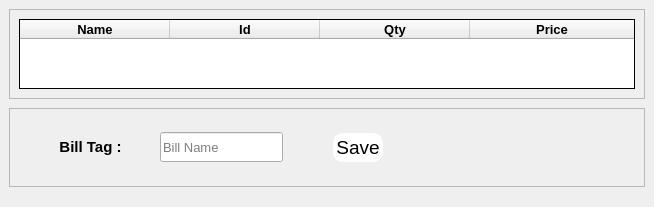
            <widget class="QWidget" name="bill_view" native="true">
             <property name="sizePolicy">
              <sizepolicy hsizetype="Maximum" vsizetype="Maximum">
               <horstretch>0</horstretch>
               <verstretch>0</verstretch>
              </sizepolicy>
             </property>
             <property name="maximumSize">
              <size>
               <width>700</width>
               <height>575</height>
              </size>
             </property>
             <property name="styleSheet">
              <string notr="true"/>
             </property>
             <layout class="QVBoxLayout" name="verticalLayout_36">
              <property name="spacing">
               <number>9</number>
              </property>
              <property name="leftMargin">
               <number>9</number>
              </property>
              <property name="topMargin">
               <number>9</number>
              </property>
              <property name="rightMargin">
               <number>9</number>
              </property>
              <property name="bottomMargin">
               <number>20</number>
              </property>
              <item>
               <widget class="QFrame" name="table_frame">
                <property name="frameShape">
                 <enum>QFrame::StyledPanel</enum>
                </property>
                <property name="frameShadow">
                 <enum>QFrame::Raised</enum>
                </property>
                <layout class="QVBoxLayout" name="verticalLayout_40">
                 <property name="spacing">
                  <number>9</number>
                 </property>
                 <property name="leftMargin">
                  <number>9</number>
                 </property>
                 <property name="topMargin">
                  <number>9</number>
                 </property>
                 <property name="rightMargin">
                  <number>9</number>
                 </property>
                 <property name="bottomMargin">
                  <number>9</number>
                 </property>
                 <item>
                  <widget class="QTableWidget" name="bill_table">
                   <property name="enabled">
                    <bool>true</bool>
                   </property>
                   <property name="sizePolicy">
                    <sizepolicy hsizetype="Expanding" vsizetype="Expanding">
                     <horstretch>0</horstretch>
                     <verstretch>0</verstretch>
                    </sizepolicy>
                   </property>
                   <property name="baseSize">
                    <size>
                     <width>0</width>
                     <height>0</height>
                    </size>
                   </property>
                   <property name="cursor" stdset="0">
                    <cursorShape>CrossCursor</cursorShape>
                   </property>
                   <property name="frameShape">
                    <enum>QFrame::Panel</enum>
                   </property>
                   <property name="frameShadow">
                    <enum>QFrame::Plain</enum>
                   </property>
                   <property name="lineWidth">
                    <number>1</number>
                   </property>
                   <property name="horizontalScrollBarPolicy">
                    <enum>Qt::ScrollBarAsNeeded</enum>
                   </property>
                   <property name="sizeAdjustPolicy">
                    <enum>QAbstractScrollArea::AdjustToContentsOnFirstShow</enum>
                   </property>
                   <property name="autoScrollMargin">
                    <number>16</number>
                   </property>
                   <property name="editTriggers">
                    <set>QAbstractItemView::DoubleClicked|QAbstractItemView::EditKeyPressed</set>
                   </property>
                   <property name="dragEnabled">
                    <bool>false</bool>
                   </property>
                   <property name="dragDropOverwriteMode">
                    <bool>true</bool>
                   </property>
                   <property name="dragDropMode">
                    <enum>QAbstractItemView::NoDragDrop</enum>
                   </property>
                   <property name="alternatingRowColors">
                    <bool>true</bool>
                   </property>
                   <property name="selectionMode">
                    <enum>QAbstractItemView::ExtendedSelection</enum>
                   </property>
                   <property name="selectionBehavior">
                    <enum>QAbstractItemView::SelectRows</enum>
                   </property>
                   <property name="verticalScrollMode">
                    <enum>QAbstractItemView::ScrollPerPixel</enum>
                   </property>
                   <property name="horizontalScrollMode">
                    <enum>QAbstractItemView::ScrollPerPixel</enum>
                   </property>
                   <property name="showGrid">
                    <bool>true</bool>
                   </property>
                   <property name="gridStyle">
                    <enum>Qt::SolidLine</enum>
                   </property>
                   <property name="sortingEnabled">
                    <bool>false</bool>
                   </property>
                   <property name="wordWrap">
                    <bool>true</bool>
                   </property>
                   <property name="cornerButtonEnabled">
                    <bool>true</bool>
                   </property>
                   <attribute name="horizontalHeaderVisible">
                    <bool>true</bool>
                   </attribute>
                   <attribute name="horizontalHeaderCascadingSectionResizes">
                    <bool>true</bool>
                   </attribute>
                   <attribute name="horizontalHeaderDefaultSectionSize">
                    <number>150</number>
                   </attribute>
                   <attribute name="horizontalHeaderStretchLastSection">
                    <bool>true</bool>
                   </attribute>
                   <attribute name="verticalHeaderCascadingSectionResizes">
                    <bool>false</bool>
                   </attribute>
                   <attribute name="verticalHeaderHighlightSections">
                    <bool>true</bool>
                   </attribute>
                   <attribute name="verticalHeaderShowSortIndicator" stdset="0">
                    <bool>false</bool>
                   </attribute>
                   <column>
                    <property name="text">
                     <string>Name</string>
                    </property>
                    <property name="font">
                     <font>
                      <pointsize>10</pointsize>
                      <weight>75</weight>
                      <bold>true</bold>
                     </font>
                    </property>
                    <property name="textAlignment">
                     <set>AlignCenter</set>
                    </property>
                   </column>
                   <column>
                    <property name="text">
                     <string>Id</string>
                    </property>
                    <property name="font">
                     <font>
                      <pointsize>10</pointsize>
                      <weight>75</weight>
                      <bold>true</bold>
                     </font>
                    </property>
                    <property name="textAlignment">
                     <set>AlignCenter</set>
                    </property>
                   </column>
                   <column>
                    <property name="text">
                     <string>Qty</string>
                    </property>
                    <property name="font">
                     <font>
                      <pointsize>10</pointsize>
                      <weight>75</weight>
                      <bold>true</bold>
                     </font>
                    </property>
                    <property name="textAlignment">
                     <set>AlignCenter</set>
                    </property>
                   </column>
                   <column>
                    <property name="text">
                     <string>Price</string>
                    </property>
                    <property name="font">
                     <font>
                      <pointsize>10</pointsize>
                      <weight>75</weight>
                      <bold>true</bold>
                     </font>
                    </property>
                    <property name="textAlignment">
                     <set>AlignCenter</set>
                    </property>
                   </column>
                  </widget>
                 </item>
                </layout>
               </widget>
              </item>
              <item>
               <widget class="QFrame" name="bill_tag_frame">
                <property name="sizePolicy">
                 <sizepolicy hsizetype="Preferred" vsizetype="Maximum">
                  <horstretch>0</horstretch>
                  <verstretch>0</verstretch>
                 </sizepolicy>
                </property>
                <property name="frameShape">
                 <enum>QFrame::StyledPanel</enum>
                </property>
                <property name="frameShadow">
                 <enum>QFrame::Raised</enum>
                </property>
                <layout class="QHBoxLayout" name="horizontalLayout_43">
                 <property name="spacing">
                  <number>6</number>
                 </property>
                 <property name="bottomMargin">
                  <number>9</number>
                 </property>
                 <item>
                  <widget class="QWidget" name="widget_3" native="true">
                   <property name="sizePolicy">
                    <sizepolicy hsizetype="Preferred" vsizetype="Preferred">
                     <horstretch>0</horstretch>
                     <verstretch>0</verstretch>
                    </sizepolicy>
                   </property>
                   <property name="font">
                    <font>
                     <pointsize>10</pointsize>
                     <weight>50</weight>
                     <bold>false</bold>
                    </font>
                   </property>
                   <layout class="QHBoxLayout" name="horizontalLayout_44">
                    <property name="spacing">
                     <number>3</number>
                    </property>
                    <property name="leftMargin">
                     <number>5</number>
                    </property>
                    <property name="topMargin">
                     <number>5</number>
                    </property>
                    <property name="rightMargin">
                     <number>6</number>
                    </property>
                    <property name="bottomMargin">
                     <number>5</number>
                    </property>
                    <item>
                     <widget class="QLabel" name="label">
                      <property name="sizePolicy">
                       <sizepolicy hsizetype="Fixed" vsizetype="Fixed">
                        <horstretch>0</horstretch>
                        <verstretch>0</verstretch>
                       </sizepolicy>
                      </property>
                      <property name="font">
                       <font>
                        <pointsize>11</pointsize>
                        <weight>75</weight>
                        <bold>true</bold>
                       </font>
                      </property>
                      <property name="text">
                       <string>Bill Tag :</string>
                      </property>
                      <property name="scaledContents">
                       <bool>false</bool>
                      </property>
                      <property name="alignment">
                       <set>Qt::AlignCenter</set>
                      </property>
                     </widget>
                    </item>
                    <item>
                     <widget class="QLineEdit" name="bill_tag_field">
                      <property name="sizePolicy">
                       <sizepolicy hsizetype="Expanding" vsizetype="Expanding">
                        <horstretch>0</horstretch>
                        <verstretch>0</verstretch>
                       </sizepolicy>
                      </property>
                      <property name="maximumSize">
                       <size>
                        <width>123</width>
                        <height>30</height>
                       </size>
                      </property>
                      <property name="font">
                       <font>
                        <pointsize>10</pointsize>
                        <weight>50</weight>
                        <bold>false</bold>
                       </font>
                      </property>
                      <property name="contextMenuPolicy">
                       <enum>Qt::DefaultContextMenu</enum>
                      </property>
                      <property name="styleSheet">
                       <string notr="true"/>
                      </property>
                      <property name="alignment">
                       <set>Qt::AlignLeading|Qt::AlignLeft|Qt::AlignVCenter</set>
                      </property>
                      <property name="placeholderText">
                       <string>Bill Name</string>
                      </property>
                     </widget>
                    </item>
                   </layout>
                  </widget>
                 </item>
                 <item>
                  <widget class="QWidget" name="widget_2" native="true">
                   <property name="sizePolicy">
                    <sizepolicy hsizetype="Expanding" vsizetype="Expanding">
                     <horstretch>0</horstretch>
                     <verstretch>0</verstretch>
                    </sizepolicy>
                   </property>
                   <property name="maximumSize">
                    <size>
                     <width>16777215</width>
                     <height>16777215</height>
                    </size>
                   </property>
                   <layout class="QHBoxLayout" name="horizontalLayout_45">
                    <property name="spacing">
                     <number>0</number>
                    </property>
                    <property name="leftMargin">
                     <number>3</number>
                    </property>
                    <property name="topMargin">
                     <number>15</number>
                    </property>
                    <property name="rightMargin">
                     <number>0</number>
                    </property>
                    <property name="bottomMargin">
                     <number>15</number>
                    </property>
                    <item alignment="Qt::AlignRight">
                     <widget class="QPushButton" name="save_btn">
                      <property name="sizePolicy">
                       <sizepolicy hsizetype="Expanding" vsizetype="Expanding">
                        <horstretch>0</horstretch>
                        <verstretch>25</verstretch>
                       </sizepolicy>
                      </property>
                      <property name="maximumSize">
                       <size>
                        <width>70</width>
                        <height>33</height>
                       </size>
                      </property>
                      <property name="font">
                       <font>
                        <pointsize>14</pointsize>
                        <weight>50</weight>
                        <bold>false</bold>
                        <underline>false</underline>
                       </font>
                      </property>
                      <property name="layoutDirection">
                       <enum>Qt::RightToLeft</enum>
                      </property>
                      <property name="styleSheet">
                       <string notr="true">background-color: rgb(255, 255, 255);
border-radius:10px;
border:3px solid #fff;
</string>
                      </property>
                      <property name="text">
                       <string>Save</string>
                      </property>
                      <property name="icon">
                       <iconset resource="resources.qrc">
                        <normaloff>:/blueicons/icons/blue_icons/save.svg</normaloff>:/blueicons/icons/blue_icons/save.svg</iconset>
                      </property>
                      <property name="iconSize">
                       <size>
                        <width>20</width>
                        <height>20</height>
                       </size>
                      </property>
                      <property name="default">
                       <bool>false</bool>
                      </property>
                      <property name="flat">
                       <bool>true</bool>
                      </property>
                     </widget>
                    </item>
                   </layout>
                  </widget>
                 </item>
                </layout>
               </widget>
              </item>
             </layout>
            </widget>
